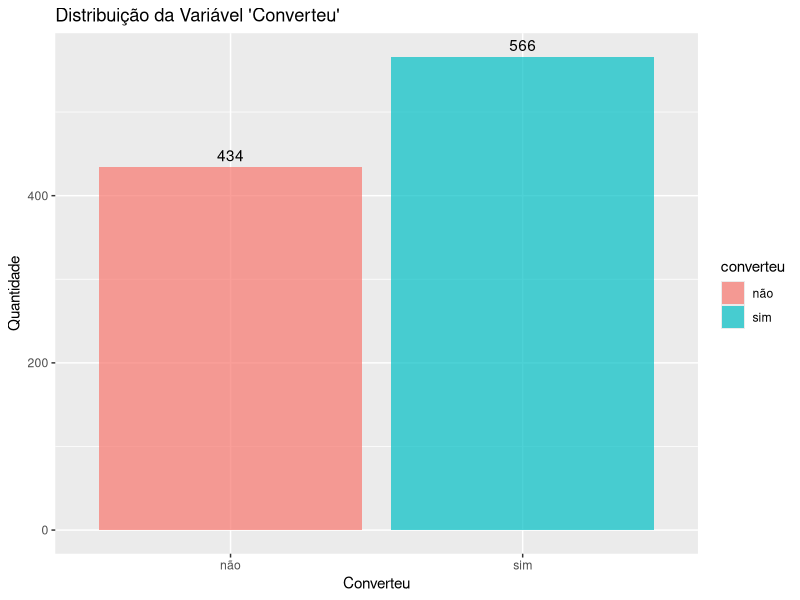
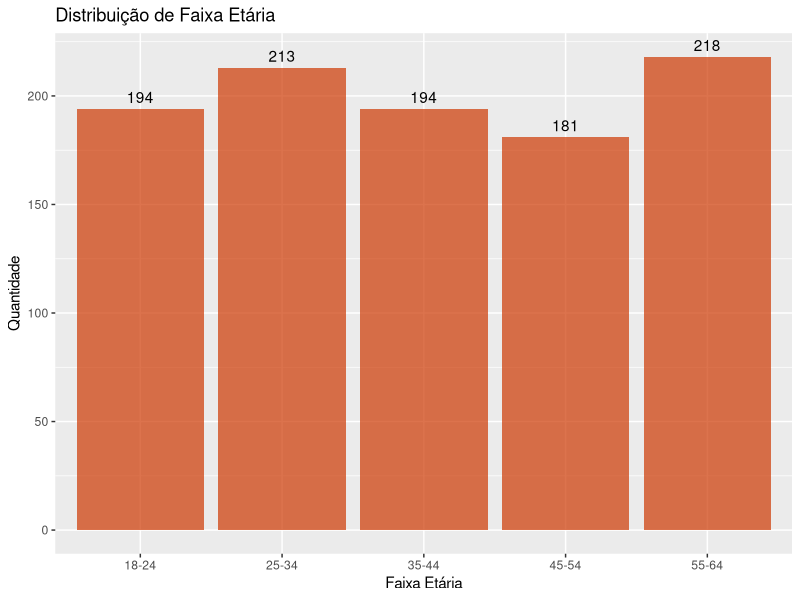
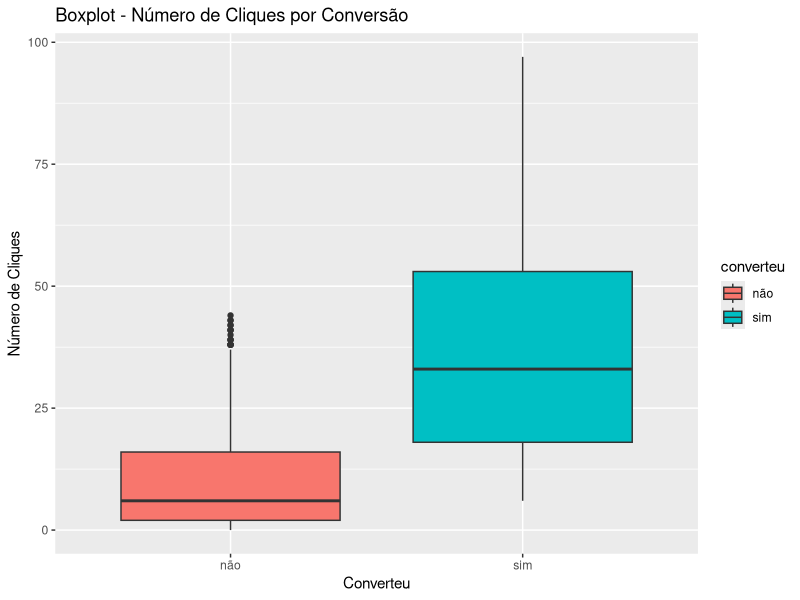

Source code (R) for these figures, in order:
# Estudo de Caso - Projeto BigDataNaPratica (Machine Learning)

# Configurando o diretório de trabalho
setwd("C:/Users/Julia/Desktop/CienciaDeDados/1.Big-Data-Analytics-com-R-e-Microsoft-Azure-Machine-Learning/11-Projeto-BigDataNaPratica-Machine_Learning_em_Marketing_Digital-Prevendo_N_Usuarios_Convertidos")
getwd()




# Carregando pacotes

library(tidyverse) # manipulação de dados
library(dplyr)     # manipulação de dados
library(corrplot)  # criar gráfico de mapa de correlação
library(ggplot2)   # criar outros gráficos (especificamente de dispersão)
library(caret)     # usado em tarefas de classificação e regressão para simplificar o processo de treinamento de modelos




##########       Projeto Machine Learning em Marketing Digital - Prevendo Número de Usuários Convertidos       ########## 

# -> Utilizando Classificação Linear Múltipla


# -> Pergunta de Negócio: Um lead será convertido? Sim ou não? Qual a probabilidade?
#    (diferente do projeto regressão, agora não queremos mais saber quantos usuários serão convertidos, queremos apenas
#     saber se vai ser convertido, sim ou não e a probabilidade)

# - O fato do "sim ou não" está no problema de negócio indica que iremos prever uma classe ou categoria e por isso
#   usaremos um algoritimo de Classificação.

# - Podemos perceber também que a pergunta de negócio pede a probabilidade e a probabilidade é um número.
#   Por que não usar regressão?
#   Aqui entra o "detalhe" da Classificação, iremos usar um algoritimo que vai permitir a previsão do "sim ou não", 
#   entretanto este algoritimo entrega uma informação a mais que é justamente a probabilidade disso acontecer.

# - Portanto quando for feita a previsão, iremos dizer:
#   "com base nessas características, esse lead vai ou não converter e isso vai acontecer com X% de probabilidade".


## Carrega o dataset original

dados <- as.data.frame(read_csv("dataset_classificacao.csv"))
head(dados)
View(dados)

# - Observando os dados, podemos constatar que cada linha é um lead (possível usuário) com seus dados pessoais e com a 
#   informação se comprou ou não (variável "converteu").

# - Como podemos perceber, temos uma variável chamada "cor_da_pele" e isso implica em uma questão moral:
#   "podemos prever se o usuário vai ou não comprar o produto considerando a pele do usuário?". Não podemos.
# - Para este modelo e para não criarmos um modelo discriminatório, foi decidido com base na lei geral de proteção
#   dados que não iremos utilizar esta variável e iremos remove-la.

# - E quanto a questão da variável faixa etária? Podemos utilizar?
#   Se ao invés de faixa etária, tivéssemos a idade exata poderíamos também criar um modelo discriminatório, porém
#   não é o caso. (a dica é que quando se tem a variável com idade exata, convertar a variável idade para faixa_etaria)



## Análise Exploratória dos Dados


# Tipos dos dados
str(dados)

# Sumário (variáveis numéricas)
summary(dados)


## Gráficos (para analisar como os dados estão organizados)


# Gráfico de barras

# - Exibe a distribuição da variável alvo "converte" (diz a qtd de sim e a qtd de não)
# - Podemos constatar que o "SIM" tem uma quantidade maior que o "NÃO", porém como podemos ver no grafico, a diferença não é
#   tão grande. Se a diferença fosse muito alto, teríamos que aplicar uma técnica de 'balanceamento de classe' antes de treinar
#   o modelo.

ggplot(dados, aes(x = converteu)) +
  geom_bar(aes(fill = converteu), alpha = 0.7) +
  geom_text(stat = 'count', aes(label = after_stat(count), vjust = -0.5)) +  # exibe o valor da qtd
  ggtitle("Distribuição da Variável 'Converteu'") +
  xlab("Converteu") +
  ylab("Quantidade")


# - Exibe a distribuição da variável "faixa_etaria" (diz a qtd de cada faixa etária)

ggplot(dados, aes(x = faixa_etaria)) +
  geom_bar(fill = "orangered3", alpha = 0.7) +
  geom_text(stat = 'count', aes(label = after_stat(count), vjust = -0.5)) +  # exibe o valor da qtd
  ggtitle("Distribuição de Faixa Etária") +
  xlab("Faixa Etária") +
  ylab("Quantidade")



# Boxplot

# - Olhando para caixa da classe do SIM podemos obsrevar uma grande quantidade de valores (numero_cliques) dentro da caixa,
#   o que indica que provavelmente temos uma relação de numero_cliques e se converteu ou não.
# - Olhando para caixa da classe NÃO, podemos constatar que a mediana (linha no meio) é muito menor do que a mediana da caixa 
#   do SIM, o que indica claramente que o numero_cliques tem uma relação direta com o fato do usuária converter ou não.
# - Pontos fora da caixa do NÃO indicam valores outliers.

ggplot(dados, aes(x = converteu, y = numero_cliques, fill = converteu)) +
  geom_boxplot() +
  ggtitle("Boxplot - Número de Cliques por Conversão") +
  xlab("Converteu") +
  ylab("Número de Cliques")


# Gráfico de Dispersão














